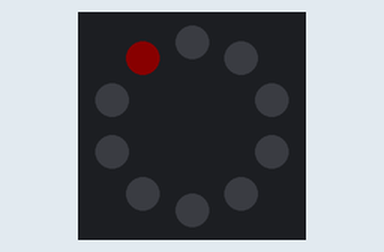
Simulated run of this program. Board: Circuit Playground running CircuitPython. Shown: the board's ring of 10 RGB LEDs (number 0 left of the top, counting anticlockwise). Dim RGB values are drawn brighter than linear.

Above: at 0.05 s.
At 0.45 s:
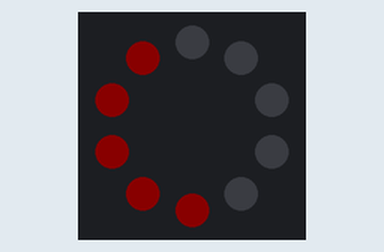
At 0.95 s:
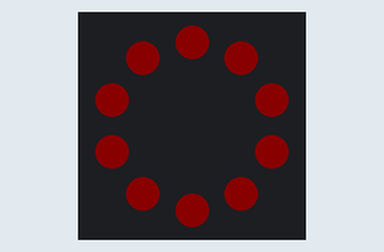
At 1.35 s:
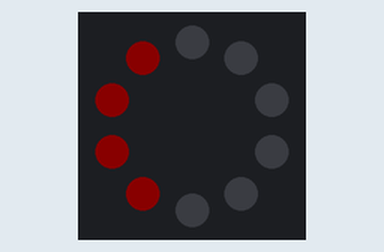

Measured:
- by itself, everything shown: repeats every 1.0 s, in 10 steps

The program:

neopixels.py
```python
import time

import board
import neopixel

if __name__ == '__main__':
    pixels = neopixel.NeoPixel(board.NEOPIXEL, 10, auto_write=False)

    while True:
        # Clear pixels
        pixels.fill((0, 0, 0))

        # Set pixel
        for i in range(10):
            pixels[i] = (10, 0, 0)
            pixels.show()
            time.sleep(.1)
```
